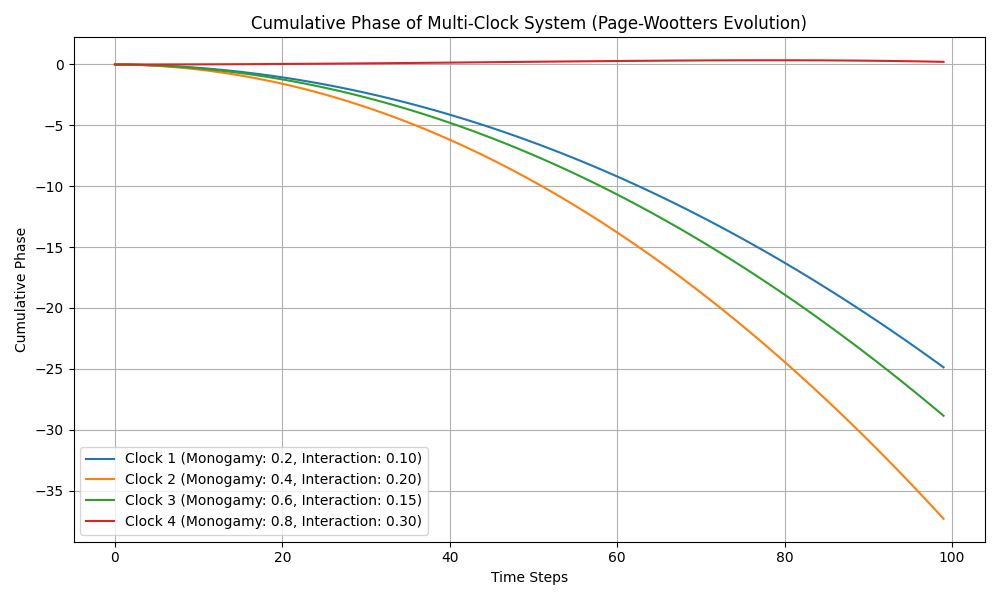

Here is the Python script that generated this plot:
import numpy as np
import matplotlib.pyplot as plt
from tqdm import tqdm

# =================================
# Function to create entangled states for multiple clocks
# =================================

def create_multi_clock_state(monogamy_degrees, num_clocks):
    """
    Create an initial entangled quantum state for a system of multiple clocks.

    Parameters:
    - monogamy_degrees (list of floats): List of monogamy degrees for each clock pair.
    - num_clocks (int): Number of clocks in the system.

    Returns:
    - state (ndarray): A complex-valued quantum state representing the entangled clocks.
    """
    state_size = 2 ** num_clocks  # For n clocks, the state vector has size 2^n
    state = np.zeros(state_size, dtype=complex)

    # Basic entanglement for Clock 1 and Clock 4
    alpha_1 = np.sqrt(monogamy_degrees[0])
    beta_1 = np.sqrt(1 - monogamy_degrees[0])
    state[0] = alpha_1
    state[-1] = beta_1

    # Ensure Clock 2 and Clock 3 have distinct entanglements
    alpha_3 = np.sqrt(monogamy_degrees[2])
    beta_3 = np.sqrt(1 - monogamy_degrees[2])

    # Entangle Clock 3 with another clock
    state[2] = alpha_3
    state[5] = beta_3  # Adjusting the index to properly create entanglement

    return state


# ===========================================
# Page-Wootters time evolution for multiple clocks
# ===========================================

def multi_clock_time_evolution(t, state, monogamy_degrees, interaction_strengths):
    """
    Implement the Page-Wootters mechanism for time evolution in a multi-clock system.

    Parameters:
    - t (int): Current time step.
    - state (ndarray): The quantum state vector at the current time.
    - monogamy_degrees (list of floats): List of monogamy degrees for each clock pair.
    - interaction_strengths (list of floats): Interaction strength for each clock.

    Returns:
    - evolved_state (ndarray): Evolved quantum state after applying the unitary operator at time t.
    """
    num_clocks = int(np.log2(len(state)))  # Number of clocks in the system
    theta = 2 * np.pi * t / 100  # Relational time scaling factor

    # Create the unitary evolution operator
    U = np.eye(len(state), dtype=complex)

    # Evolve each clock using interaction strengths and monogamy constraints
    for i in range(len(state)):
        interaction_factor = interaction_strengths[i % num_clocks] * (1 - monogamy_degrees[i % num_clocks])
        U[i, i] = np.exp(-1j * theta * interaction_factor)

    # Special interaction between Clock 2 and Clock 3
    U[2, 3] = 0.5 * np.exp(-1j * theta * interaction_strengths[2])
    U[3, 2] = 0.5 * np.exp(1j * theta * interaction_strengths[2])

    # Apply the unitary operator to evolve the state
    evolved_state = U @ state

    return evolved_state


# ====================================
# Simulation for multi-clock quantum time dilation
# ====================================

def simulate_multi_clock_time_dilation(monogamy_degrees, num_steps, num_clocks, interaction_strengths):
    """
    Simulate quantum time dilation in a system of multiple entangled clocks.

    Parameters:
    - monogamy_degrees (list of floats): List of monogamy degrees for each clock pair.
    - num_steps (int): Number of time steps for the simulation.
    - num_clocks (int): Number of clocks in the system.
    - interaction_strengths (list of floats): Interaction strength for each clock.

    Returns:
    - cumulative_phase_vals (list of lists): Cumulative phase values for each clock over time.
    """
    # Create the initial entangled state
    state = create_multi_clock_state(monogamy_degrees, num_clocks)

    # Initialize cumulative phases and storage for each clock
    cumulative_phases = np.zeros(num_clocks)
    cumulative_phase_vals = [[] for _ in range(num_clocks)]

    # Time evolution loop
    for step in tqdm(range(num_steps), desc="Simulating Time Dilation"):
        # Evolve the quantum state
        evolved_state = multi_clock_time_evolution(step, state, monogamy_degrees, interaction_strengths)

        # Calculate and accumulate the phase for each clock
        for clock in range(num_clocks):
            phase_step = np.angle(evolved_state[clock])
            cumulative_phases[clock] += phase_step
            cumulative_phase_vals[clock].append(cumulative_phases[clock])

    return cumulative_phase_vals


# =================================
# Updated Plotting the cumulative phase results
# =================================

def plot_multi_clock_phase(cumulative_phase_vals, num_clocks, monogamy_degrees, interaction_strengths):
    """
    Plot the cumulative phase over time for each clock in the multi-clock system.
    The legend includes information about each clock's degree of entanglement monogamy and interaction strength.

    Parameters:
    - cumulative_phase_vals (list of lists): Cumulative phase values for each clock over time.
    - num_clocks (int): Number of clocks in the system.
    - monogamy_degrees (list of floats): List of monogamy degrees for each clock pair.
    - interaction_strengths (list of floats): List of interaction strengths for each clock.
    """
    plt.figure(figsize=(10, 6))

    for clock in range(num_clocks):
        plt.plot(cumulative_phase_vals[clock],
                 label=f'Clock {clock + 1} (Monogamy: {monogamy_degrees[clock]:.1f}, Interaction: {interaction_strengths[clock]:.2f})')

    plt.title('Cumulative Phase of Multi-Clock System (Page-Wootters Evolution)')
    plt.xlabel('Time Steps')
    plt.ylabel('Cumulative Phase')
    plt.legend(loc='best')
    plt.grid(True)
    plt.tight_layout()
    plt.show()


# ================================
# Main function to run the simulation
# ================================

def main():
    """
    Main function to run the quantum time dilation simulation for multiple clocks.
    """
    # Define the distinct degrees of entanglement monogamy for each clock pair
    monogamy_degrees = [0.2, 0.4, 0.6, 0.8]

    # Define the number of time steps, number of clocks, and distinct interaction strengths
    num_steps = 100
    num_clocks = 4
    interaction_strengths = [0.1, 0.2, 0.15, 0.3]  # Each clock has a different interaction strength

    # Run the simulation
    sim_results = simulate_multi_clock_time_dilation(monogamy_degrees, num_steps, num_clocks, interaction_strengths)

    # Plot the cumulative phase results, passing the monogamy_degrees and interaction_strengths to the plot function
    plot_multi_clock_phase(sim_results, num_clocks, monogamy_degrees, interaction_strengths)


# ================================
# Run the simulation
# ================================

if __name__ == "__main__":
    main()
